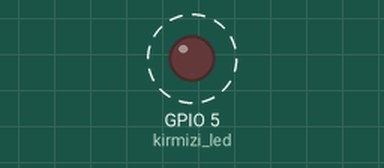
A program run on a simulated ESP32 board running MicroPython. Shown: output pins drawn as LEDs (lit = HIGH). Dashed ring = blinking. The interpreter's speed is modelled, so counts of loop turns are approximate; what the program prints to the serial console is not drawn. At 5.0 s the program stops and its outputs stay as they are.

Above: at 0.05 s.
Timing chart, 0 to 3.0 s (numbered marks = the images above):
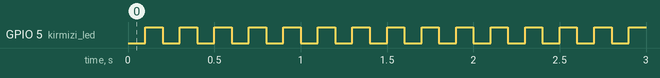

The program:

bolum2_u7_ticks5.py
```python
import time
from machine import *
freq(240000000)
kirmizi_led = Pin(5, Pin.OUT)

sonlandirma_5s = time.ticks_add(time.ticks_ms(), 5000)
sayma_degeri = 0
onceki_us = 0
simdiki_us = 0
bekleme_araligi = 100000

while time.ticks_diff(sonlandirma_5s, time.ticks_ms()) > 0:
    simdiki_us = time.ticks_us()
    if(time.ticks_diff(simdiki_us, onceki_us) > bekleme_araligi):
        onceki_us = simdiki_us
        if(kirmizi_led.value() == 0):
            kirmizi_led.value(1)
        else:
            kirmizi_led.value(0)
    sayma_degeri += 1

print("5 saniye icinde {0} kere kodumuz calisti".format(sayma_degeri))
```

Measured:
- by itself, GPIO 5 (kirmizi_led): alternates HIGH for 0.10 s and LOW for 0.10 s, 49 changes in all, then stays HIGH
